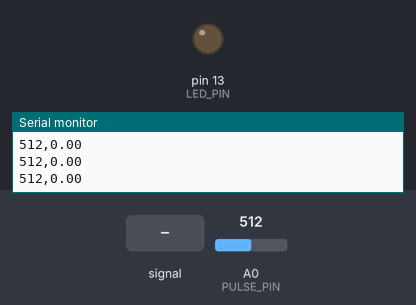
The sketch below on a simulated Arduino Uno, built with avr-gcc and run on an emulated ATmega328P. On the bench: output pins drawn as LEDs (lit = HIGH), the last lines printed to the serial monitor. Dashed ring = blinking. The inputs (shaded band) are chosen by the test bench; at power-on: A0 (PULSE_PIN) = 512.

Above: at 1.2 s.
1.3 s: A0 (PULSE_PIN) fed a 200 Hz sine of ±81 counts around its level
At 4.1 s:
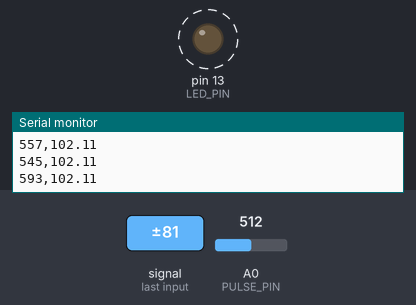
4.3 s: A0 (PULSE_PIN) set to 560
At 5.4 s:
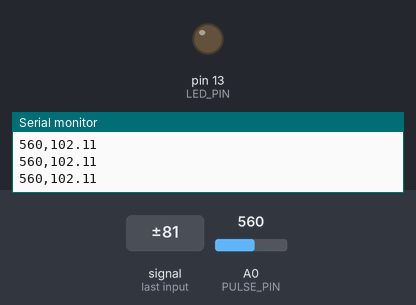
Timing chart, 0 to 7.3 s (numbered marks = the images above; inputs shaded):
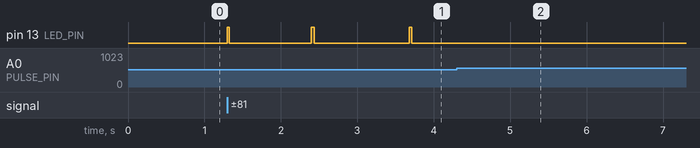

The sketch:

pulse_sensor.ino
```cpp
/*
  Pulse Sensor - Arduino
  Works with: Pulse Sensor Amped (analog output), or any analog PPG sensor
  Wiring:
    Sensor S -> A0
    Sensor + -> 5V
    Sensor - -> GND
  Output: prints raw signal + calculated BPM over Serial (for Python to read)
*/

const int PULSE_PIN = A0;
const int LED_PIN = 13;          // optional: blinks on each heartbeat
const int THRESHOLD = 550;       // adjust based on your sensor's baseline noise

unsigned long lastBeatTime = 0;
unsigned long lastSampleTime = 0;
int sampleIntervalMs = 5;        // ~200 Hz sampling

bool pulseSignalHigh = false;
float bpm = 0;

const int RATE_SIZE = 5;         // rolling average window
unsigned long rateBuffer[RATE_SIZE];
int rateIndex = 0;

void setup() {
  Serial.begin(115200);
  pinMode(LED_PIN, OUTPUT);
  for (int i = 0; i < RATE_SIZE; i++) rateBuffer[i] = 0;
}

void loop() {
  unsigned long now = millis();
  if (now - lastSampleTime < sampleIntervalMs) return;
  lastSampleTime = now;

  int signalValue = analogRead(PULSE_PIN);

  // simple peak detection
  if (signalValue > THRESHOLD && !pulseSignalHigh) {
    pulseSignalHigh = true;
    unsigned long beatInterval = now - lastBeatTime;
    lastBeatTime = now;

    if (beatInterval > 300 && beatInterval < 2000) { // filters noise (30-200 BPM range)
      rateBuffer[rateIndex++] = beatInterval;
      rateIndex %= RATE_SIZE;

      unsigned long sum = 0;
      for (int i = 0; i < RATE_SIZE; i++) sum += rateBuffer[i];
      float avgInterval = sum / (float)RATE_SIZE;
      bpm = 60000.0 / avgInterval;

      digitalWrite(LED_PIN, HIGH);
    }
  } else if (signalValue < THRESHOLD) {
    pulseSignalHigh = false;
    digitalWrite(LED_PIN, LOW);
  }

  // CSV output: raw_signal,bpm  (easy for Python / Serial Plotter to parse)
  Serial.print(signalValue);
  Serial.print(",");
  Serial.println(bpm);
}
```

Measured:
- after the input at 1.3 s, pin 13 (LED_PIN): alternates HIGH for 0.03 s and LOW for 1.2 s, starting at once
- after the input at 4.3 s, pin 13 (LED_PIN): stops changing and stays LOW
